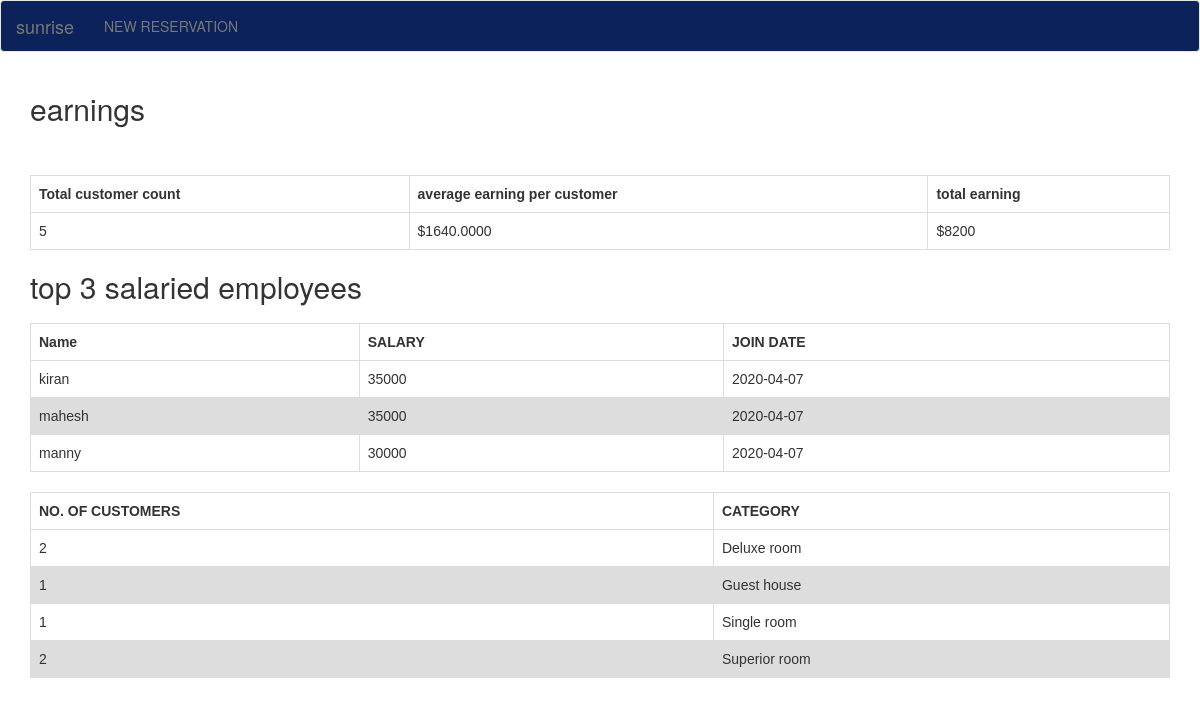
The app's page /stats.php with its own data.
### tables this page shows
CREATE TABLE `employee` (
  `SALARY` int(11) DEFAULT NULL,
  `FNAME` varchar(25) NOT NULL,
  `MINIT` char(2) DEFAULT NULL,
  `LNAME` varchar(25) DEFAULT NULL,
  `JOIN_DATE` date DEFAULT NULL,
  `DOB` date DEFAULT NULL,
  `EMP_ID` int(11) NOT NULL,
  `PHONE` int(12) NOT NULL,
  `gender` varchar(20) NOT NULL
);

### stats.php (the view, shortened to what this page needs)
<?php
$con=mysqli_connect("localhost","root","root","hotel");
$a="select SUM(AMOUNT) as tamt,AVG(AMOUNT) as avg,COUNT(AMOUNT) as cnt from bill";
$b=mysqli_query($con,$a);
?>
<!DOCTYPE html>
<html>
<head>
  <link rel="stylesheet" href="https://maxcdn.bootstrapcdn.com/bootstrap/3.4.0/css/bootstrap.min.css">
</head>
<body>
<nav class="navbar navbar-default">
  <div class="container-fluid">
    <div class="navbar-header">
      <a class="navbar-brand" href="#">sunrise</a>
    </div>
    <ul class="nav navbar-nav">
      <li><a href="roomreservation.php">NEW RESERVATION</a></li>
    </ul>
  </div>
</nav>
<div class="container">
<h2>earnings</h2>
<br><br>
<table>
  <thead>
  <tr>
    <th>Total customer count</th>
    <th>average earning per customer</th>
    <th>total earning</th>
  </tr>
  </thead>
  <tbody id="myTable">
  <?php
  $row= mysqli_fetch_array($b,MYSQLI_ASSOC);
	echo"<tr><td>".$row['cnt']."</td><td>$".$row['avg']."</td><td>$".$row['tamt']."</td></tr>";
 ?>
  </tbody>
</table>
<table>
<h2> top 3 salaried employees<h2>
  <thead>
  <tr>
    <th>Name</th>
    <th>SALARY</th>
    <th>JOIN DATE</th>
  </tr>
  </thead>
  <tbody id="myTable">
  <?php
  $c="select * from employee order by SALARY DESC limit 0,3";
  $b=mysqli_query($con,$c);
  while($row= mysqli_fetch_array($b,MYSQLI_ASSOC))
  {
	echo"<tr><td>".$row['FNAME']."</td><td>".$row['SALARY']."</td><td>".$row['JOIN_DATE']."</td></tr>";
  }
 ?>
  </tbody>
</table>
<table>
<h2> <h2>
  <thead>
  <tr>
    <th>NO. OF CUSTOMERS</th>
    <th>CATEGORY</th>
  </tr>
  </thead>
  <tbody id="myTable">
  <?php
  $c="select CATEGORY,count(*) as cnt from customer,room where (GUEST_ID=CUSTOMER_ID) group by room.CATEGORY";
  $b=mysqli_query($con,$c);
  while($row= mysqli_fetch_array($b,MYSQLI_ASSOC))
  {
	echo"<tr><td>".$row['cnt']."</td><td>".$row['CATEGORY']."</td></tr>";
  }
 ?>
  </tbody>
</table>
</div>
</body>
</html>

### stats.php (style rules this page uses)
.navbar-default { background-color: #0B235A; background-image: none; background-repeat: no-repeat; }
table { font-family: arial, sans-serif; border-collapse: collapse; width: 100%; }
td, th { border: 1px solid #dddddd; text-align: left; padding: 8px; }
tr:nth-child(even) { background-color: #dddddd; }

### records on screen
employee: FNAME "kiran", SALARY "35000", JOIN_DATE "2020-04-07"
employee: FNAME "mahesh", SALARY "35000", JOIN_DATE "2020-04-07"
employee: FNAME "manny", SALARY "30000", JOIN_DATE "2020-04-07"

### other values on screen
$row['cnt'] "5"
$row['avg'] "1640.0000"
$row['tamt'] "8200"
$row['cnt'] "2"
$row['CATEGORY'] "Deluxe room"
$row['cnt'] "1"
$row['CATEGORY'] "Guest house"
$row['CATEGORY'] "Single room"
$row['CATEGORY'] "Superior room"
